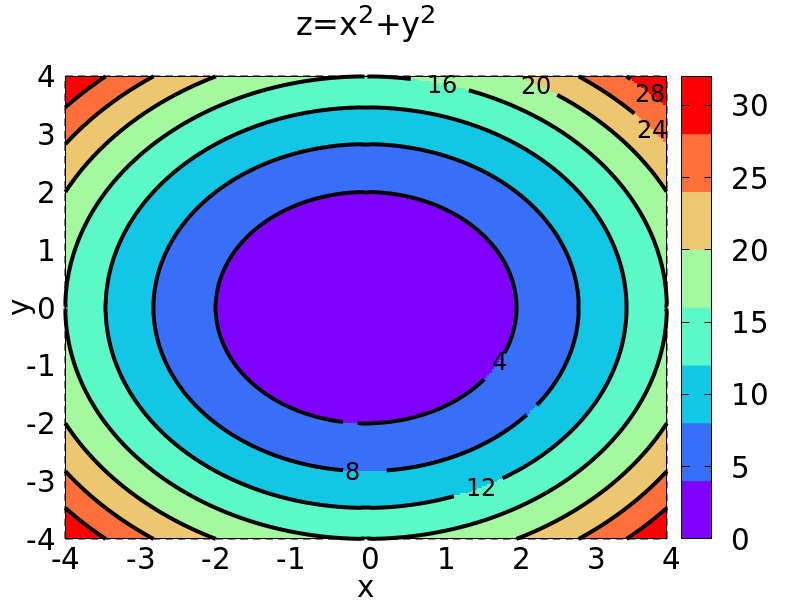

Write the gnuplot code that produced this figure.
f(x,y) = x*x+y*y

xmin       = -4
xmax       = 4
ymin       = -4
ymax       = 4
xtics      = 1
ytics      = 1
samples    = 250
isosamples = 250
colorsteps = 8
labelspace = 30
labelround = 0

set title "z=x^2+y^2"

load "template/contour-field-plot.gnuplot"

load labels

plot \
  'contour-data.dat' with image, \
  lines w l lc "#000000" lw 4 notitle
  
